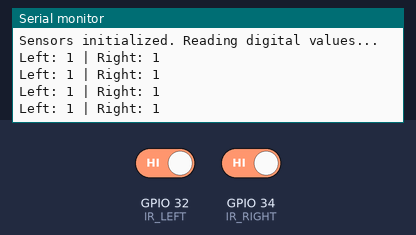
The program below on a simulated ESP32. Shown: the last lines printed to the serial monitor. The inputs (shaded band) are chosen by the test bench; at power-on: GPIO 32 (IR_LEFT) HIGH, GPIO 34 (IR_RIGHT) HIGH.

Above: at 2.2 s.
2.3 s: GPIO 32 (IR_LEFT) driven LOW
At 2.72 s:
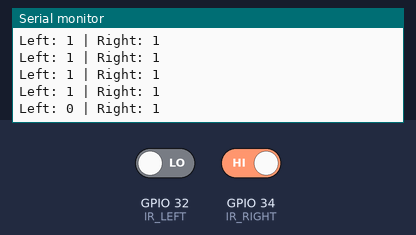
3.8 s: GPIO 34 (IR_RIGHT) driven LOW
At 4.22 s:
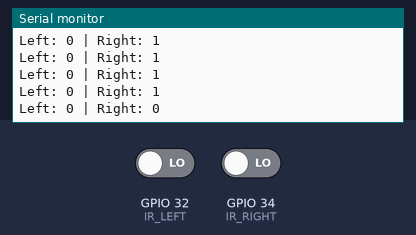
5.3 s: GPIO 32 (IR_LEFT) driven HIGH
At 5.72 s:
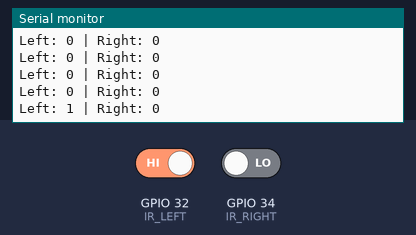

Measured:
- after the input at 2.3 s, the serial monitor: prints a new line after 0.21 s (image 1)
- after the input at 3.8 s, the serial monitor: prints a new line after 0.21 s (image 2)
- after the input at 5.3 s, the serial monitor: prints a new line after 0.21 s (image 3)

The program:

main.cpp
```cpp
#include <Arduino.h>

// ========================
// IR SENSOR PIN DEFINITIONS
// ========================

#define IR_LEFT 32  // Digital input
#define IR_RIGHT 34 // Digital input

// ========================
// SETUP FUNCTION
// ========================

void setup()
{
    Serial.begin(115200);
    delay(1000); // Give serial monitor time to connect

    Serial.println("\n\n=== IR SENSOR DIGITAL READ TEST ===");
    Serial.println("Left Sensor:  GPIO32");
    Serial.println("Right Sensor: GPIO34");
    Serial.println("====================================\n");

    // Configure sensor pins as inputs
    pinMode(IR_LEFT, INPUT);
    pinMode(IR_RIGHT, INPUT);

    Serial.println("Sensors initialized. Reading digital values...\n");
}

// ========================
// MAIN LOOP
// ========================

void loop()
{
    int leftSensor = digitalRead(IR_LEFT);
    int rightSensor = digitalRead(IR_RIGHT);

    Serial.print("Left: ");
    Serial.print(leftSensor);
    Serial.print(" | Right: ");
    Serial.println(rightSensor);

    delay(300); // Update every 300ms
}
```
